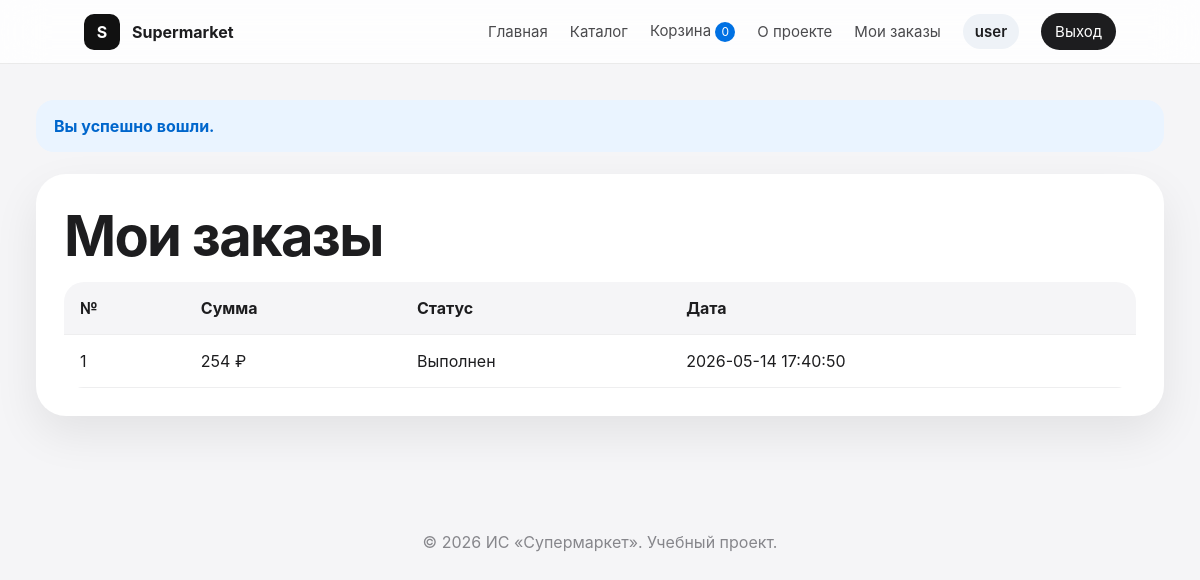
The page /index.php?page=my_orders (signed in) on the database its author committed.
### tables this page shows
CREATE TABLE `orders` (
  `id` INT NOT NULL AUTO_INCREMENT,
  `user_id` INT NULL,
  `customer_name` VARCHAR(120) NOT NULL,
  `phone` VARCHAR(30) NOT NULL,
  `email` VARCHAR(120) NOT NULL,
  `address` TEXT NOT NULL,
  `total` DECIMAL(10,2) NOT NULL,
  `status` ENUM('new', 'processing', 'delivery', 'completed', 'cancelled') NOT NULL DEFAULT 'new',
  `created_at` TIMESTAMP NOT NULL DEFAULT CURRENT_TIMESTAMP,
  PRIMARY KEY (`id`),
  KEY `orders_user_id_index` (`user_id`),
  CONSTRAINT `orders_user_id_fk`
    FOREIGN KEY (`user_id`) REFERENCES `users` (`id`)
    ON DELETE SET NULL
    ON UPDATE CASCADE
);

### src/Router/Router.php (called while the page is built, shortened)
<?php
class Router
{
    public function route(string $page): string
    {
        switch ($page) {
            case 'my_orders':
                return (new OrderController())->myOrders();
        }
    }
}

### src/Controllers/OrderController.php (the view, shortened to what this page needs)
<?php
class OrderController
{
    public function myOrders(): string
    {
        $pdo = Config::getPDO();
        $stmt = $pdo->prepare("SELECT * FROM orders WHERE user_id = ? ORDER BY id DESC");
        $stmt->execute([$_SESSION['user_id']]);
        $orders = $stmt->fetchAll();
        $content = "<section class='panel'><h1>Мои заказы</h1>";
        $content .= "<div class='table-wrap'><table><tr><th>№</th><th>Сумма</th><th>Статус</th><th>Дата</th></tr>";
        foreach ($orders as $order) {
            $sum = number_format((float)$order['total'], 0, '.', ' ');
            $status = $this->statusName($order['status']);
            $content .= "<tr><td>{$order['id']}</td><td>{$sum} ₽</td><td>{$status}</td><td>{$order['created_at']}</td></tr>";
        }
        $content .= "</table></div></section>";
        return BaseTemplate::render('Мои заказы', $content);
    }
    public function statusName(string $status): string
    {
        $names = [
            'new' => 'Новый',
            'processing' => 'В обработке',
            'delivery' => 'Доставляется',
            'completed' => 'Выполнен',
            'cancelled' => 'Отменён'
        ];
        return $names[$status] ?? $status;
    }
}

### assets/css/style.css (style rules this page uses)
* { box-sizing: border-box; }
body { margin: 0; font-family: -apple-system, BlinkMacSystemFont, "Segoe UI", Arial, sans-serif; background: #f5f5f7; color: #1d1d1f; }
.feature-card, .product-card, .admin-card, .role-card, .panel { background: white; border-radius: 30px; padding: 28px; box-shadow: 0 18px 45px rgba(0,0,0,0.08); }
.catalog-head h1, .panel h1 { font-size: clamp(36px, 5vw, 56px); margin: 0 0 12px; letter-spacing: -1.7px; }
.table-wrap { overflow-x: auto; }
table { width: 100%; border-collapse: collapse; overflow: hidden; border-radius: 20px; }
th, td { padding: 16px; border-bottom: 1px solid #eeeeef; text-align: left; vertical-align: middle; }
th { background: #f5f5f7; }

### rows shown on the page
orders: id "1", total "254", status "Выполнен", created_at "2026-05-14 17:40:50"

### other values the page prints
$basketCount "0"
$username "user"
$flash "Вы успешно вошли."
